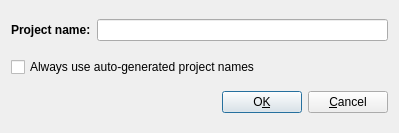
<?xml version="1.0" encoding="UTF-8"?>
<ui version="4.0">
 <class>RgRenameProjectDialog</class>
 <widget class="QDialog" name="rgRenameProjectDialog">
  <property name="geometry">
   <rect>
    <x>0</x>
    <y>0</y>
    <width>399</width>
    <height>133</height>
   </rect>
  </property>
  <property name="windowTitle">
   <string/>
  </property>
  <layout class="QVBoxLayout" name="verticalLayout_2">
   <item>
    <layout class="QVBoxLayout" name="verticalLayout">
     <item>
      <layout class="QHBoxLayout" name="horizontalLayout">
       <property name="leftMargin">
        <number>0</number>
       </property>
       <property name="rightMargin">
        <number>0</number>
       </property>
       <item>
        <widget class="QLabel" name="labelProjectName">
         <property name="sizePolicy">
          <sizepolicy hsizetype="Fixed" vsizetype="Fixed">
           <horstretch>0</horstretch>
           <verstretch>0</verstretch>
          </sizepolicy>
         </property>
         <property name="font">
          <font>
           <weight>75</weight>
           <bold>true</bold>
          </font>
         </property>
         <property name="text">
          <string>Project name:</string>
         </property>
        </widget>
       </item>
       <item>
        <widget class="QLineEdit" name="lineEditProjectName">
         <property name="sizePolicy">
          <sizepolicy hsizetype="MinimumExpanding" vsizetype="Fixed">
           <horstretch>0</horstretch>
           <verstretch>0</verstretch>
          </sizepolicy>
         </property>
        </widget>
       </item>
      </layout>
     </item>
     <item>
      <spacer name="verticalSpacer">
       <property name="orientation">
        <enum>Qt::Vertical</enum>
       </property>
       <property name="sizeType">
        <enum>QSizePolicy::Fixed</enum>
       </property>
       <property name="sizeHint" stdset="0">
        <size>
         <width>20</width>
         <height>10</height>
        </size>
       </property>
      </spacer>
     </item>
     <item>
      <widget class="QCheckBox" name="projectNameCheckBox">
       <property name="cursor">
        <cursorShape>PointingHandCursor</cursorShape>
       </property>
       <property name="text">
        <string>Always use auto-generated project names</string>
       </property>
      </widget>
     </item>
    </layout>
   </item>
   <item>
    <layout class="QHBoxLayout" name="horizontalLayout_2">
     <item>
      <spacer name="horizontalSpacer">
       <property name="orientation">
        <enum>Qt::Horizontal</enum>
       </property>
       <property name="sizeHint" stdset="0">
        <size>
         <width>40</width>
         <height>20</height>
        </size>
       </property>
      </spacer>
     </item>
     <item>
      <widget class="QPushButton" name="okPushButton">
       <property name="text">
        <string>O&amp;K</string>
       </property>
      </widget>
     </item>
     <item>
      <widget class="QPushButton" name="cancelPushButton">
       <property name="text">
        <string>&amp;Cancel</string>
       </property>
      </widget>
     </item>
    </layout>
   </item>
  </layout>
 </widget>
 <resources/>
</ui>
